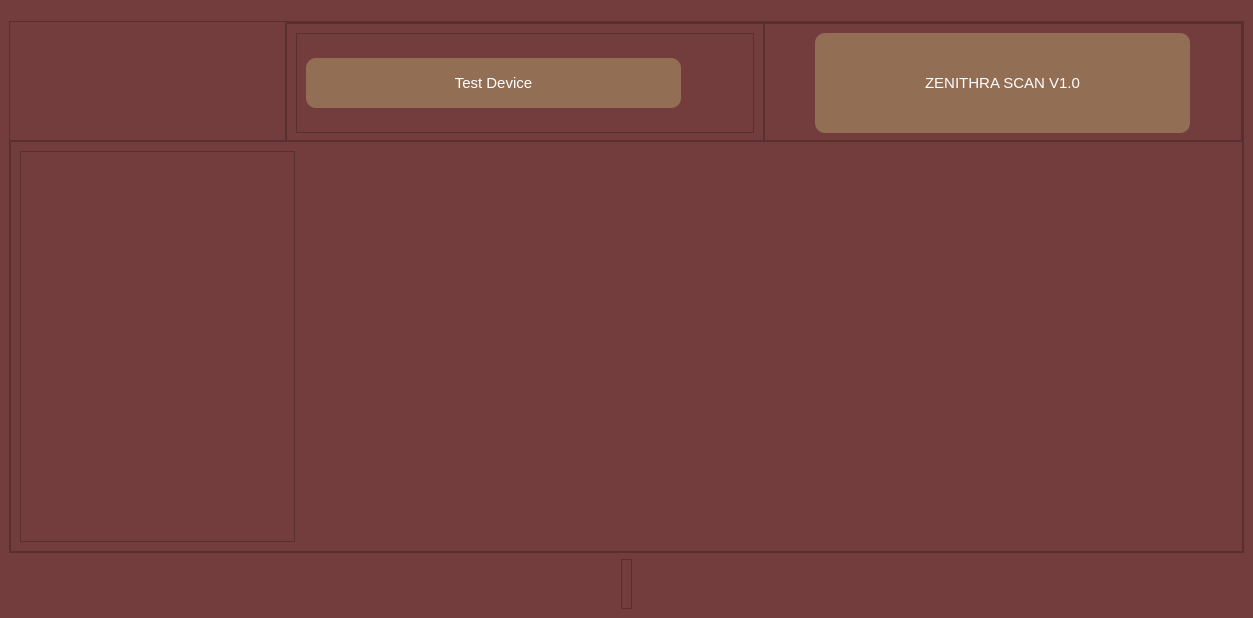
<?xml version="1.0" encoding="UTF-8"?>
<ui version="4.0">
 <class>MainWindow</class>
 <widget class="QMainWindow" name="MainWindow">
  <property name="geometry">
   <rect>
    <x>0</x>
    <y>0</y>
    <width>1253</width>
    <height>618</height>
   </rect>
  </property>
  <property name="sizePolicy">
   <sizepolicy hsizetype="Preferred" vsizetype="Fixed">
    <horstretch>0</horstretch>
    <verstretch>0</verstretch>
   </sizepolicy>
  </property>
  <property name="windowTitle">
   <string>MainWindow</string>
  </property>
  <widget class="QWidget" name="centralwidget">
   <property name="styleSheet">
    <string notr="true">*{
background-color: #743d3d;
font-size : 15px;
}
QPushButton{
background-color: #926e55;
color: rgb(255, 255, 255);
width : 100%;
padding : 10px;
border-radius: 10px}
QPushButton:hover{
background-color: #634b3a
}

</string>
   </property>
   <layout class="QVBoxLayout" name="verticalLayout">
    <item>
     <widget class="QFrame" name="frame">
      <property name="minimumSize">
       <size>
        <width>0</width>
        <height>125</height>
       </size>
      </property>
      <property name="maximumSize">
       <size>
        <width>16777215</width>
        <height>100</height>
       </size>
      </property>
      <property name="autoFillBackground">
       <bool>false</bool>
      </property>
      <property name="frameShape">
       <enum>QFrame::StyledPanel</enum>
      </property>
      <property name="frameShadow">
       <enum>QFrame::Raised</enum>
      </property>
      <layout class="QHBoxLayout" name="horizontalLayout">
       <property name="spacing">
        <number>0</number>
       </property>
       <property name="leftMargin">
        <number>0</number>
       </property>
       <property name="topMargin">
        <number>0</number>
       </property>
       <property name="rightMargin">
        <number>0</number>
       </property>
       <property name="bottomMargin">
        <number>0</number>
       </property>
       <item>
        <widget class="QLabel" name="label">
         <property name="minimumSize">
          <size>
           <width>275</width>
           <height>100</height>
          </size>
         </property>
         <property name="maximumSize">
          <size>
           <width>275</width>
           <height>100</height>
          </size>
         </property>
         <property name="text">
          <string/>
         </property>
         <property name="pixmap">
          <pixmap>../ZENTRACK_Debug_Tool/LOGO/zentrack-high-resolution-logo-transparent.png</pixmap>
         </property>
         <property name="scaledContents">
          <bool>true</bool>
         </property>
        </widget>
       </item>
       <item alignment="Qt::AlignVCenter">
        <widget class="QFrame" name="frame_4">
         <property name="frameShape">
          <enum>QFrame::StyledPanel</enum>
         </property>
         <property name="frameShadow">
          <enum>QFrame::Raised</enum>
         </property>
         <layout class="QHBoxLayout" name="horizontalLayout_2">
          <property name="spacing">
           <number>0</number>
          </property>
          <property name="leftMargin">
           <number>0</number>
          </property>
          <property name="topMargin">
           <number>0</number>
          </property>
          <property name="rightMargin">
           <number>0</number>
          </property>
          <property name="bottomMargin">
           <number>0</number>
          </property>
          <item>
           <widget class="QFrame" name="frame_8">
            <property name="frameShape">
             <enum>QFrame::StyledPanel</enum>
            </property>
            <property name="frameShadow">
             <enum>QFrame::Raised</enum>
            </property>
            <layout class="QHBoxLayout" name="horizontalLayout_5">
             <item>
              <widget class="QFrame" name="frame_5">
               <property name="frameShape">
                <enum>QFrame::StyledPanel</enum>
               </property>
               <property name="frameShadow">
                <enum>QFrame::Raised</enum>
               </property>
               <layout class="QVBoxLayout" name="verticalLayout_3">
                <item>
                 <widget class="QPushButton" name="testbtn">
                  <property name="minimumSize">
                   <size>
                    <width>0</width>
                    <height>35</height>
                   </size>
                  </property>
                  <property name="maximumSize">
                   <size>
                    <width>375</width>
                    <height>50</height>
                   </size>
                  </property>
                  <property name="text">
                   <string>Test Device</string>
                  </property>
                 </widget>
                </item>
               </layout>
              </widget>
             </item>
            </layout>
           </widget>
          </item>
          <item>
           <widget class="QFrame" name="frame_6">
            <property name="frameShape">
             <enum>QFrame::StyledPanel</enum>
            </property>
            <property name="frameShadow">
             <enum>QFrame::Raised</enum>
            </property>
            <layout class="QHBoxLayout" name="horizontalLayout_4">
             <item alignment="Qt::AlignHCenter|Qt::AlignVCenter">
              <widget class="QPushButton" name="pushButton_3">
               <property name="minimumSize">
                <size>
                 <width>375</width>
                 <height>100</height>
                </size>
               </property>
               <property name="text">
                <string>ZENITHRA SCAN V1.0</string>
               </property>
              </widget>
             </item>
            </layout>
           </widget>
          </item>
         </layout>
        </widget>
       </item>
      </layout>
     </widget>
    </item>
    <item>
     <widget class="QFrame" name="frame_2">
      <property name="frameShape">
       <enum>QFrame::StyledPanel</enum>
      </property>
      <property name="frameShadow">
       <enum>QFrame::Raised</enum>
      </property>
      <layout class="QVBoxLayout" name="verticalLayout_2">
       <property name="spacing">
        <number>0</number>
       </property>
       <property name="sizeConstraint">
        <enum>QLayout::SetMinimumSize</enum>
       </property>
       <property name="leftMargin">
        <number>0</number>
       </property>
       <property name="topMargin">
        <number>0</number>
       </property>
       <property name="rightMargin">
        <number>0</number>
       </property>
       <property name="bottomMargin">
        <number>0</number>
       </property>
       <item>
        <widget class="QFrame" name="frame_7">
         <property name="sizePolicy">
          <sizepolicy hsizetype="Preferred" vsizetype="Expanding">
           <horstretch>0</horstretch>
           <verstretch>0</verstretch>
          </sizepolicy>
         </property>
         <property name="maximumSize">
          <size>
           <width>2000</width>
           <height>850</height>
          </size>
         </property>
         <property name="frameShape">
          <enum>QFrame::StyledPanel</enum>
         </property>
         <property name="frameShadow">
          <enum>QFrame::Raised</enum>
         </property>
         <layout class="QHBoxLayout" name="horizontalLayout_15">
          <item>
           <widget class="QFrame" name="navlyout">
            <property name="sizePolicy">
             <sizepolicy hsizetype="Minimum" vsizetype="Expanding">
              <horstretch>0</horstretch>
              <verstretch>0</verstretch>
             </sizepolicy>
            </property>
            <property name="minimumSize">
             <size>
              <width>275</width>
              <height>0</height>
             </size>
            </property>
            <property name="maximumSize">
             <size>
              <width>275</width>
              <height>16777215</height>
             </size>
            </property>
            <property name="styleSheet">
             <string notr="true">width: 20%</string>
            </property>
            <property name="frameShape">
             <enum>QFrame::StyledPanel</enum>
            </property>
            <property name="frameShadow">
             <enum>QFrame::Raised</enum>
            </property>
           </widget>
          </item>
          <item alignment="Qt::AlignLeft|Qt::AlignTop">
           <widget class="QStackedWidget" name="stackedWidget">
            <property name="sizePolicy">
             <sizepolicy hsizetype="Preferred" vsizetype="Expanding">
              <horstretch>0</horstretch>
              <verstretch>0</verstretch>
             </sizepolicy>
            </property>
            <property name="currentIndex">
             <number>1</number>
            </property>
            <widget class="QWidget" name="page1">
             <property name="sizePolicy">
              <sizepolicy hsizetype="Preferred" vsizetype="Expanding">
               <horstretch>0</horstretch>
               <verstretch>0</verstretch>
              </sizepolicy>
             </property>
             <layout class="QGridLayout" name="gridLayout_9">
              <property name="leftMargin">
               <number>0</number>
              </property>
              <property name="topMargin">
               <number>0</number>
              </property>
              <property name="rightMargin">
               <number>0</number>
              </property>
              <property name="bottomMargin">
               <number>0</number>
              </property>
              <property name="spacing">
               <number>0</number>
              </property>
             </layout>
            </widget>
            <widget class="QWidget" name="page_2"/>
           </widget>
          </item>
         </layout>
        </widget>
       </item>
      </layout>
     </widget>
    </item>
    <item alignment="Qt::AlignHCenter|Qt::AlignBottom">
     <widget class="QFrame" name="frame_3">
      <property name="sizePolicy">
       <sizepolicy hsizetype="Preferred" vsizetype="Fixed">
        <horstretch>0</horstretch>
        <verstretch>0</verstretch>
       </sizepolicy>
      </property>
      <property name="minimumSize">
       <size>
        <width>0</width>
        <height>50</height>
       </size>
      </property>
      <property name="maximumSize">
       <size>
        <width>16777215</width>
        <height>50</height>
       </size>
      </property>
      <property name="styleSheet">
       <string notr="true">position:fixed</string>
      </property>
      <property name="frameShape">
       <enum>QFrame::StyledPanel</enum>
      </property>
      <property name="frameShadow">
       <enum>QFrame::Raised</enum>
      </property>
      <layout class="QHBoxLayout" name="horizontalLayout_3">
       <property name="spacing">
        <number>0</number>
       </property>
       <property name="leftMargin">
        <number>0</number>
       </property>
       <property name="topMargin">
        <number>0</number>
       </property>
       <property name="rightMargin">
        <number>0</number>
       </property>
       <property name="bottomMargin">
        <number>0</number>
       </property>
       <item>
        <widget class="QLabel" name="label_2">
         <property name="maximumSize">
          <size>
           <width>150</width>
           <height>50</height>
          </size>
         </property>
         <property name="text">
          <string/>
         </property>
         <property name="pixmap">
          <pixmap>../ZENTRACK_Debug_Tool/LOGO/zentrack-favicon-white.png</pixmap>
         </property>
         <property name="scaledContents">
          <bool>true</bool>
         </property>
        </widget>
       </item>
      </layout>
     </widget>
    </item>
   </layout>
  </widget>
 </widget>
 <resources>
  <include location="../ZENTRACK_Debug_Tool/UI/RES.qrc"/>
 </resources>
 <connections/>
</ui>
